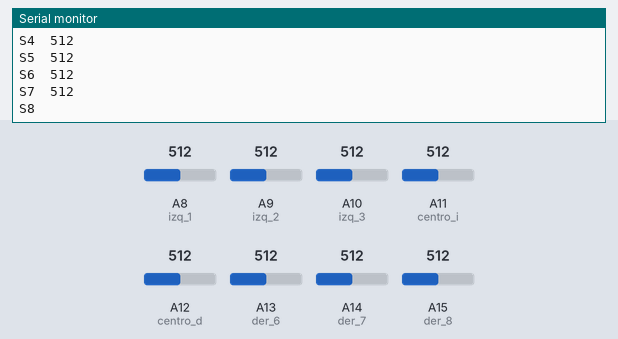
Recording of a sketch running on a simulated Arduino Mega 2560, built with avr-gcc and run on an emulated ATmega2560. Shown: the last lines printed to the serial monitor. Inputs (shaded band) come from the test bench; at power-on: A8 (izq_1) = 512, A9 (izq_2) = 512, A10 (izq_3) = 512, A11 (centro_i) = 512, A12 (centro_d) = 512, A13 (der_6) = 512, A14 (der_7) = 512, A15 (der_8) = 512.

Above: at 1.8 s.
1.9 s: A8 (izq_1) set to 716
3.4 s: A9 (izq_2) set to 716
At 4.4 s:
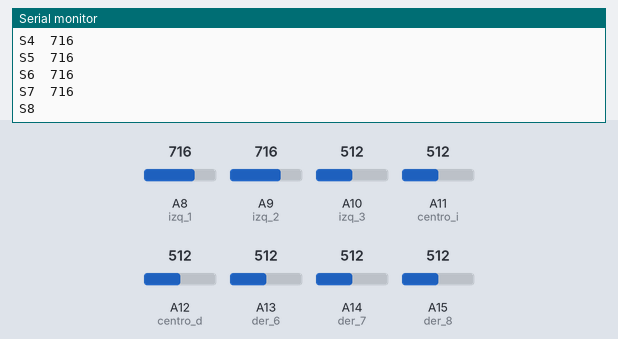
4.9 s: A8 (izq_1) set to 992
6.4 s: A9 (izq_2) set to 992
At 7.8 s:
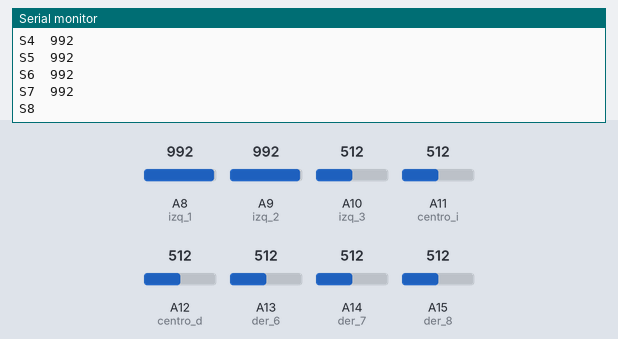
Timing chart, 0 to 8.9 s (numbered marks = the images above; inputs shaded):
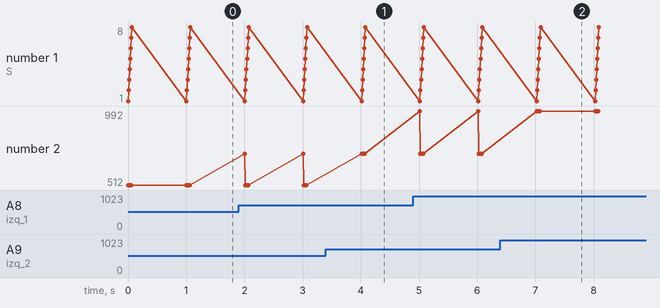

Measured:
- after the input at 3.4 s, the serial monitor: prints a new line after 0.62 s (image 1)
- after the input at 6.4 s, the serial monitor: prints a new line after 0.63 s (image 2)

The sketch:

p1.ino
```cpp
//puertos de conección de sensor infrarojo
    int izq_1=A8;
    int izq_2=A9;
    int izq_3=A10;
    int centro_i=A11;
    int centro_d=A12;
    int der_6=A13;
    int der_7=A14;
    int der_8=A15;

//valores de blanco y negro
    int bco=500;//600
    int negro=0;  //600
    int blanco = 1;

//Variables donde se guardan las lecuturas analogas del sensor infrarojo
    int l1=0;
    int l2=0;
    int l3=0;
    int l4=0;
    int l5=0;
    int l6=0;
    int l7=0;
    int l8=0;
//Variables para valor digital de lectura del sensor infrarojo
    int dl1=0;
    int dl2=0;
    int dl3=0;
    int dl4=0;
    int dl5=0;
    int dl6=0;
    int dl7=0;
    int dl8=0;

void setup() {
  Serial.begin(9600);
  // put your setup code here, to run once:
    //inicia puertos digitales para sensores infrarojos
    pinMode(izq_1,INPUT);
    pinMode(izq_2,INPUT);
    pinMode(izq_3,INPUT);
    pinMode(centro_i,INPUT);
    pinMode(centro_d,INPUT);
    pinMode(der_6,INPUT);
    pinMode(der_7,INPUT);
    pinMode(der_8,INPUT);
}

void loop() {
  // put your main code here, to run repeatedly:
  leerinfra();
}


void leerinfra(){
    // Lectura analogica de los senores Infrarrojos
    l1=analogRead(izq_1);
    l2=analogRead(izq_2);
    l3=analogRead(izq_3);
    l4=analogRead(centro_i);
    l5=analogRead(centro_d);
    l6=analogRead(der_6);
    l7=analogRead(der_7);
    l8=analogRead(der_8);

    //Conversion de datos analogos a Digitales  a 0 1  1=blanco 0=negro

    if (l1<=bco){dl1=1;} else {dl1=0;}
    if (l2<=bco){dl2=1;} else {dl2=0;}
    if (l3<=bco){dl3=1;} else {dl3=0;}
    if (l4<=bco){dl4=1;} else {dl4=0;}
    if (l5<=bco){dl5=1;} else {dl5=0;}
    if (l6<=bco){dl6=1;} else {dl6=0;}
    if (l7<=bco){dl7=1;} else {dl7=0;}
    if (l8<=bco){dl8=1;} else {dl8=0;}

    Serial.print("S1  ");
    Serial.println(l1);
    Serial.print("S2  ");
    Serial.println(l2);
    Serial.print("S3  ");
    Serial.println(l2);
    Serial.print("S4  ");
    Serial.println(l2);
    Serial.print("S5  ");
    Serial.println(l2);
    Serial.print("S6  ");
    Serial.println(l2);
    Serial.print("S7  ");
    Serial.println(l2);
    Serial.print("S8  ");
    delay(1000);


}
```
